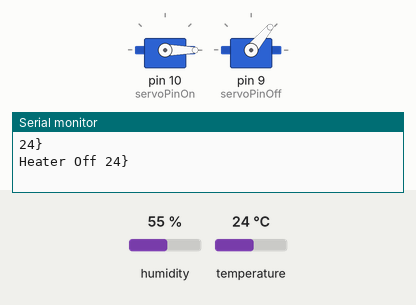
Recording of a sketch running on a simulated Arduino Uno, built with avr-gcc and run on an emulated ATmega328P. On the bench: 2 × servo, the last lines printed to the serial monitor. Wiring (inferred from the names in the program): DHT11 sensor: data pin 7. The test bench sets the inputs (shaded band); at power-on: temperature 24 °C, humidity 55 %.

Above: at 2.8 s.
2.9 s: temperature set to 21 °C
6.2 s: temperature set to 18 °C
At 10.6 s:
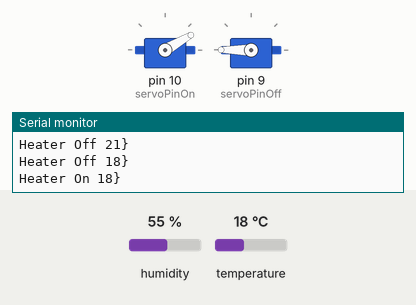
11.6 s: temperature set to 28 °C
At 13.9 s:
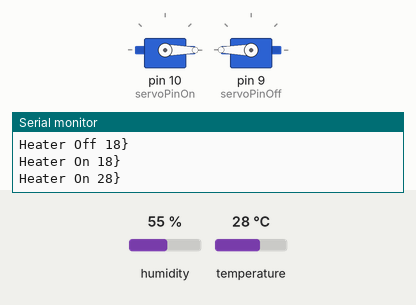
15.6 s: temperature set to 12 °C
At 18.7 s:
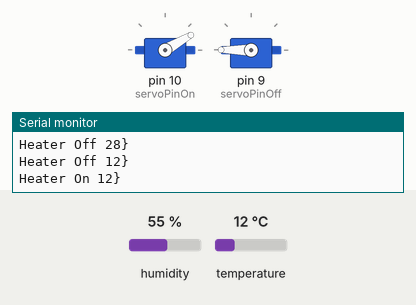
Timing chart, 0 to 20.2 s (numbered marks = the images above; inputs shaded):
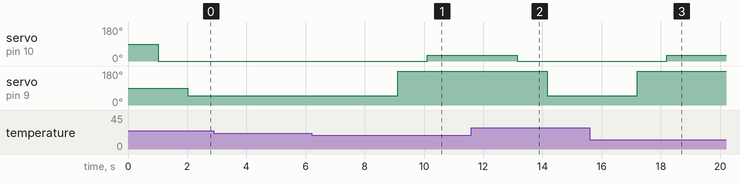

The sketch:

Weatherdetector.ino
```cpp
// set up for temperature sensor
#include "DHT.h"
dht DHT;
#define DHT11_PIN 7
#include <Servo.h>

// set up for servos
Servo SWon;
Servo SWoff;
#define servoPinOn 10
#define servoPinOff 9
int angle = 0;


void setup(){
  // in moniter set baudrate to 9600
  Serial.begin(9600);
  // ataching the servos
  SWon.attach(servoPinOn);
  SWoff.attach(servoPinOff);
}

void loop(){

  // sorting the -999 temperature reads out
  int chk = DHT.read11(DHT11_PIN);
  if (DHT.temperature == -999) {
  }


  else {

    // sets Desired Temperature (DT) to the sensors reads and prints output to moniter
    int DT = DHT.temperature;
    Serial.print(DT);
    Serial.println("}");
  delay(1000);

  // checks the if desired temperature is 18 degrees if so tells the servos to switch the switch off
  // SWITCH OFF

  if (DT >= 20){
    SWon.write(0);
    delay(1000);
    SWoff.write(50);
    Serial.print("Heater Off ");
 // if the temperature is not 24 degrees it  will switch the switch back on
 // SWITCH ON
 }else{
  SWoff.write(180);
  delay(1000);
  SWon.write(30);
  Serial.print("Heater On ");
  }
 }


  }
```

dht.cpp
```cpp
//
//    FILE: dht.cpp
//  AUTHOR: Rob Tillaart
// VERSION: 0.1.14
// PURPOSE: DHT Temperature & Humidity Sensor library for Arduino
//     URL: http://arduino.cc/playground/Main/DHTLib
//
// HISTORY:
// 0.1.14 replace digital read with faster (~3x) code => more robust low MHz machines.
// 0.1.13 fix negative temperature
// 0.1.12 support DHT33 and DHT44 initial version
// 0.1.11 renamed DHTLIB_TIMEOUT
// 0.1.10 optimized faster WAKEUP + TIMEOUT
// 0.1.09 optimize size: timeout check + use of mask
// 0.1.08 added formula for timeout based upon clockspeed
// 0.1.07 added support for DHT21
// 0.1.06 minimize footprint (2012-12-27)
// 0.1.05 fixed negative temperature bug (thanks to Roseman)
// 0.1.04 improved readability of code using DHTLIB_OK in code
// 0.1.03 added error values for temp and humidity when read failed
// 0.1.02 added error codes
// 0.1.01 added support for Arduino 1.0, fixed typos (31/12/2011)
// 0.1.00 by Rob Tillaart (01/04/2011)
//
// inspired by DHT11 library
//
// Released to the public domain
//

#include "dht.h"

/////////////////////////////////////////////////////
//
// PUBLIC
//

// return values:
// DHTLIB_OK
// DHTLIB_ERROR_CHECKSUM
// DHTLIB_ERROR_TIMEOUT
int dht::read11(uint8_t pin)
{
    // READ VALUES
    int rv = _readSensor(pin, DHTLIB_DHT11_WAKEUP);
    if (rv != DHTLIB_OK)
    {
        humidity    = DHTLIB_INVALID_VALUE; // invalid value, or is NaN prefered?
        temperature = DHTLIB_INVALID_VALUE; // invalid value
        return rv;
    }

    // CONVERT AND STORE
    humidity    = bits[0];  // bits[1] == 0;
    temperature = bits[2];  // bits[3] == 0;

    // TEST CHECKSUM
    // bits[1] && bits[3] both 0
    uint8_t sum = bits[0] + bits[2];
    if (bits[4] != sum) return DHTLIB_ERROR_CHECKSUM;

    return DHTLIB_OK;
}


// return values:
// DHTLIB_OK
// DHTLIB_ERROR_CHECKSUM
// DHTLIB_ERROR_TIMEOUT
int dht::read(uint8_t pin)
{
    // READ VALUES
    int rv = _readSensor(pin, DHTLIB_DHT_WAKEUP);
    if (rv != DHTLIB_OK)
    {
        humidity    = DHTLIB_INVALID_VALUE;  // invalid value, or is NaN prefered?
        temperature = DHTLIB_INVALID_VALUE;  // invalid value
        return rv; // propagate error value
    }

    // CONVERT AND STORE
    humidity = word(bits[0], bits[1]) * 0.1;
    temperature = word(bits[2] & 0x7F, bits[3]) * 0.1;
    if (bits[2] & 0x80)  // negative temperature
    {
        temperature = -temperature;
    }

    // TEST CHECKSUM
    uint8_t sum = bits[0] + bits[1] + bits[2] + bits[3];
    if (bits[4] != sum)
    {
        return DHTLIB_ERROR_CHECKSUM;
    }
    return DHTLIB_OK;
}

/////////////////////////////////////////////////////
//
// PRIVATE
//

// return values:
// DHTLIB_OK
// DHTLIB_ERROR_TIMEOUT
int dht::_readSensor(uint8_t pin, uint8_t wakeupDelay)
{
    // INIT BUFFERVAR TO RECEIVE DATA
    uint8_t mask = 128;
    uint8_t idx = 0;

    // replace digitalRead() with Direct Port Reads.
    // reduces footprint ~100 bytes => portability issue?
    // direct port read is about 3x faster
	uint8_t bit = digitalPinToBitMask(pin);
	uint8_t port = digitalPinToPort(pin);
    volatile uint8_t *PIR = portInputRegister(port);

    // EMPTY BUFFER
    for (uint8_t i = 0; i < 5; i++) bits[i] = 0;

    // REQUEST SAMPLE
    pinMode(pin, OUTPUT);
    digitalWrite(pin, LOW); // T-be
    delay(wakeupDelay);
    digitalWrite(pin, HIGH);   // T-go
    delayMicroseconds(40);
    pinMode(pin, INPUT);

    // GET ACKNOWLEDGE or TIMEOUT
    uint16_t loopCntLOW = DHTLIB_TIMEOUT;
    while ((*PIR & bit) == LOW )  // T-rel
    {
        if (--loopCntLOW == 0) return DHTLIB_ERROR_TIMEOUT;
    }

    uint16_t loopCntHIGH = DHTLIB_TIMEOUT;
    while ((*PIR & bit) != LOW )  // T-reh
    {
        if (--loopCntHIGH == 0) return DHTLIB_ERROR_TIMEOUT;
    }

    // READ THE OUTPUT - 40 BITS => 5 BYTES
    for (uint8_t i = 40; i != 0; i--)
    {
        loopCntLOW = DHTLIB_TIMEOUT;
        while ((*PIR & bit) == LOW )
        {
            if (--loopCntLOW == 0) return DHTLIB_ERROR_TIMEOUT;
        }

        uint32_t t = micros();

        loopCntHIGH = DHTLIB_TIMEOUT;
        while ((*PIR & bit) != LOW )
        {
            if (--loopCntHIGH == 0) return DHTLIB_ERROR_TIMEOUT;
        }

        if ((micros() - t) > 40)
        {
            bits[idx] |= mask;
        }
        mask >>= 1;
        if (mask == 0)   // next byte?
        {
            mask = 128;
            idx++;
        }
    }
    pinMode(pin, OUTPUT);
    digitalWrite(pin, HIGH);

    return DHTLIB_OK;
}
//
// END OF FILE
//
```

dht.h
```cpp
//
//    FILE: dht.h
//  AUTHOR: Rob Tillaart
// VERSION: 0.1.14
// PURPOSE: DHT Temperature & Humidity Sensor library for Arduino
//     URL: http://arduino.cc/playground/Main/DHTLib
//
// HISTORY:
// see dht.cpp file
//

#ifndef dht_h
#define dht_h

#if ARDUINO < 100
#include <WProgram.h>
#else
#include <Arduino.h>
#endif

#define DHT_LIB_VERSION "0.1.14"

#define DHTLIB_OK                0
#define DHTLIB_ERROR_CHECKSUM   -1
#define DHTLIB_ERROR_TIMEOUT    -2
#define DHTLIB_INVALID_VALUE    -999

#define DHTLIB_DHT11_WAKEUP     18
#define DHTLIB_DHT_WAKEUP       1

// max timeout is 100 usec.
// For a 16 Mhz proc 100 usec is 1600 clock cycles
// loops using DHTLIB_TIMEOUT use at least 4 clock cycli
// so 100 us takes max 400 loops
// so by dividing F_CPU by 40000 we "fail" as fast as possible
#define DHTLIB_TIMEOUT (F_CPU/40000)

class dht
{
public:
    // return values:
    // DHTLIB_OK
    // DHTLIB_ERROR_CHECKSUM
    // DHTLIB_ERROR_TIMEOUT
    int read11(uint8_t pin);
    int read(uint8_t pin);

    inline int read21(uint8_t pin) { return read(pin); };
    inline int read22(uint8_t pin) { return read(pin); };
    inline int read33(uint8_t pin) { return read(pin); };
    inline int read44(uint8_t pin) { return read(pin); };

    double humidity;
    double temperature;

private:
    uint8_t bits[5];  // buffer to receive data
    int _readSensor(uint8_t pin, uint8_t wakeupDelay);
};
#endif
//
// END OF FILE
//
```

Measured:
- the behaviour switches between 20 and 19 °C on temperature (found by bisection; images 0 and 1)
- after the input at 6.2 s, servo on pin 10 (servoPinOn): 0° → 30° after 3.9 s; servo on pin 9 (servoPinOff): 50° → 180° after 2.9 s
- after the input at 11.6 s, servo on pin 10 (servoPinOn): 30° → 0° after 1.6 s; servo on pin 9 (servoPinOff): 180° → 50° after 2.6 s
- after the input at 15.6 s, servo on pin 10 (servoPinOn): 0° → 30° after 2.6 s; servo on pin 9 (servoPinOff): 50° → 180° after 1.6 s
